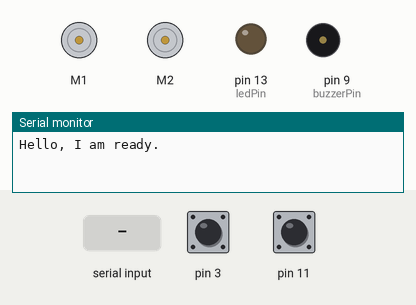
This sketch was run on a simulated Arduino Uno, built with avr-gcc and run on an emulated ATmega328P. Shown: 2 × DC motor (green arrow = forward, orange = backward, longer = faster), output pins drawn as LEDs (lit = HIGH), buzzer (waves = sounding), the last lines printed to the serial monitor. Inputs (shaded band) come from the test bench; at power-on: pin 3 HIGH, pin 11 HIGH.

Above: at 4.3 s.
4.4 s: "move 1\n" received over the second serial link
At 5.1 s:
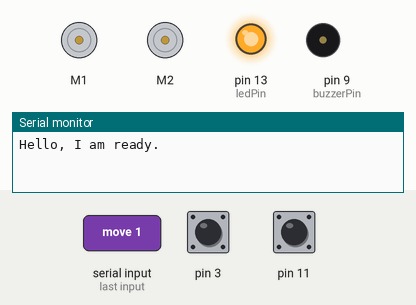
At 6.1 s:
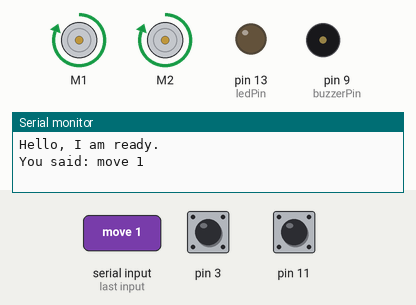
7.4 s: "sw\n" received over the second serial link
At 9.1 s:
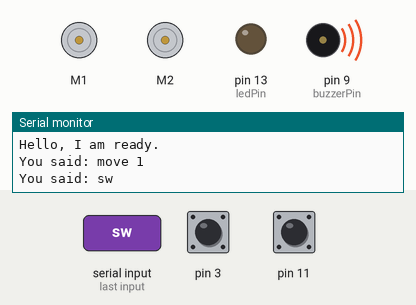
Timing chart, 0 to 22.0 s (numbered marks = the images above; inputs shaded):
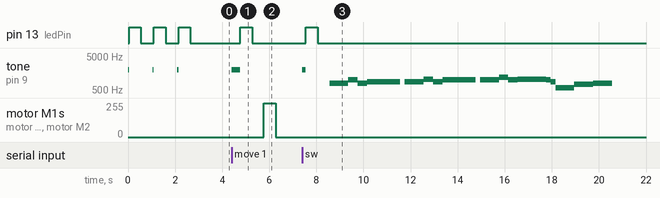

The sketch:

OscarBot.ino
```cpp
// (licence header left out)
#include <RedBot.h>
#include "notes.h"

RedBotSoftwareSerial XBee;

// Create a couple of constants for our pins.
const int buzzerPin = 9;
const int buttonPin = 12;
const int ledPin = 13;

int lBumperState;  // state variable to store the bumper value
int rBumperState;  // state variable to store the bumper value

RedBotMotors motors;
RedBotAccel accelerometer;
RedBotBumper lBumper = RedBotBumper(3);  // initialzes bumper object on pin 3
RedBotBumper rBumper = RedBotBumper(11); // initialzes bumper object on pin 11

String input;

void setup() {
  // initialize serial connection to XBee:
  XBee.begin(9600);
  // initialize serial connection to console:
  Serial.begin(9600);
  pinMode(ledPin, OUTPUT);
  beep();
  blink();
  beep();
  blink();
  beep();
  blink();
  Serial.println("\nHello, I am ready.\n");
}

void loop() {
  checkBumpers();

  // if there's any serial available, read it:
  while (XBee.available()) {

    delay(3);  //delay to allow buffer to fill
    if (XBee.available() > 0) {
      char c = XBee.read();  //gets one byte from serial buffer

      beep();

      if (c == '\n') {
        blink();
        Serial.println("You said: " + input);
        processCommand();
        input = "";
      } else if (c == 'M' && input == "") {
        setMotorSpeed();
      } else {
        input += c;
      }
    }
  }
}

void checkBumpers() {
  lBumperState = lBumper.read();  // default INPUT state is HIGH, it is LOW when bumped
  rBumperState = rBumper.read();  // default INPUT state is HIGH, it is LOW when bumped

  if (lBumperState == LOW) // left side is bumped/
  {
    XBee.println("Left bumper hit");
  }

  if (rBumperState == LOW) // right side is bumped/
  {
    XBee.println("Right bumper hit");
  }
}

void processCommand() {
  if (input == "move 1") {
    motors.drive(255);   // Turn on Left and right motors at full speed forward.
    delay(500);          // Waits for .5 seconds
    motors.stop();       // Stops both motors
  } else if (input == "sw") {
    playSmallWorld();
  } else if (input == "acc") {
    readAcceleromter();
  } else if (input == "stop") {
    motors.stop();
  }
}

void setMotorSpeed() {
    int leftPower = XBee.parseInt();  // read in the next numeric value
    int rightPower = XBee.parseInt();
    leftPower = constrain(leftPower, -255, 255);  // constrain the data to -255 to +255
    rightPower = constrain(rightPower, -255, 255);
    motors.leftMotor(-leftPower);
    motors.rightMotor(rightPower);
    Serial.println("Set left motor to " + leftPower);
    Serial.println("Set right motor to " + rightPower);
}

void beep() {
  tone(buzzerPin, 2000);
  delay(50);
  noTone(buzzerPin);
}

void blink() {
  // Blink sequence
  digitalWrite(ledPin, HIGH); // Turns LED ON -- HIGH puts 5V on pin 13.
  delay(500);             // delay(500) "pauses" the program for 500 milliseconds
  digitalWrite(ledPin, LOW);  // Turns LED OFF -- LOW puts 0V on pin 13.
  delay(500);             // delay(500) "pauses" the program for 500 milliseconds
  // The total delay period is 1000 ms, or 1 second.
}


void playSmallWorld()
{
  // we use a custom function below called playNote([note],[duration])
  // to play a note and delay a certain # of milliseconds.
  //
  // Both notes and durations are #defined in notes.h -- WN = whole note,
  // HN = half note, QN = quarter note, EN = eighth note, SN = sixteenth note.
  //
  playNote(noteG5, HN+QN);
  playNote(noteG5, QN);
  playNote(noteB5, HN);
  playNote(noteG5, HN);
  playNote(noteA5, HN+QN);
  playNote(noteA5, QN);
  playNote(noteA5, HN+QN);
  playNote(Rest, QN);
  playNote(noteA5, HN+QN);
  playNote(noteA5, QN);
  playNote(noteC6, HN);
  playNote(noteA5, HN);
  playNote(noteB5, HN+QN);
  playNote(noteB5, QN);
  playNote(noteB5, HN+QN);
  playNote(Rest, QN);
  playNote(noteB5, HN+QN);
  playNote(noteB5, QN);
  playNote(noteD6, HN);
  playNote(noteB5, HN);
  playNote(noteC6, HN+QN);
  playNote(noteC6, QN);
  playNote(noteC6, HN);
  playNote(noteB5, QN);
  playNote(noteA5, QN);
  playNote(noteD5, WN);
  playNote(noteFs5, WN);
  playNote(noteG5, WN);
}

void playNote(int note, int duration)
// This custom function takes two parameters, note and duration to make playing songs easier.
// Each of the notes have been #defined in the notes.h file. The notes are broken down by
// octave and sharp (s) / flat (b).
{
  tone(buzzerPin, note, duration);
  delay(duration);
}

void readAcceleromter() {
  accelerometer.read(); // updates the x, y, and z axis readings on the acceleromter

  XBee.println("Accelerometer Readings:");
  XBee.println();
  XBee.println("(X, Y, Z) -- [X-Z, Y-Z, X-Y]");
  XBee.println("============================");

  // Display out the X, Y, and Z - axis "acceleration" measurements and also
  // the relative angle between the X-Z, Y-Z, and X-Y vectors. (These give us
  // the orientation of the RedBot in 3D space.

  XBee.print("(");
  XBee.print(accelerometer.x);
  XBee.print(", ");  // tab

  XBee.print(accelerometer.y);
  XBee.print(", ");  // tab

  XBee.print(accelerometer.z);
  XBee.print(") -- ");  // tab

  XBee.print("[");
  XBee.print(accelerometer.angleXZ);
  XBee.print(", ");
  XBee.print(accelerometer.angleYZ);
  XBee.print(", ");
  XBee.print(accelerometer.angleXY);
  XBee.println("]");
}
```

notes.h
```cpp
/***************************************************************
 * Frequencies for an entire piano keyboard. We pulled this info
 * from this website:
 * http://www.phy.mtu.edu/~suits/notefreqs.html
 *
 * Note names are organized by octave and sharp (s) or flat (b).
 *
 * Note: #define is a pre-compiler directive, so on the first pass
 * through your code, the compiler will replace anything that
 * has a #define statement associated with it with the appropriate
 * string or value.
 *
 * Notice that #define does not use an '=' or a ';' mark.
 *
 * It's convenient because it doesn't use up any processor resources
 * and the math is done by the compiling computer rather than on
 * the Arduino.
 *
 ***************************************************************/
#define beatLength 200  // # of milliseconds per beat

// Define the length of each note
#define WN   beatLength*4  // ...a whole note...
#define HN   beatLength*2  // ...a half note...
#define QN   beatLength    // ...a quarter note...
#define EN   beatLength/2  // ...an eighth note...
#define SN   beatLength/4  // ...and a sixteenth note.

// These are pre-written #defines for every note on a piano
#define Rest 0
#define noteC0 16
#define noteCs0 17
#define noteDb0 17
#define noteD0 18
#define noteDs0 19
#define noteEb0 19
#define noteE0 21
#define noteF0 22
#define noteFs0 23
#define noteGb0 23
#define noteG0 25
#define noteGs0 26
#define noteAb0 26
#define noteA0 28
#define noteAs0 29
#define noteBb0 29
#define noteB0 31
#define noteC1 33
#define noteCs1 35
#define noteDb1 35
#define noteD1 37
#define noteDs1 39
#define noteEb1 39
#define noteE1 41
#define noteF1 44
#define noteFs1 46
#define noteGb1 46
#define noteG1 49
#define noteGs1 52
#define noteAb1 52
#define noteA1 55
#define noteAs1 58
#define noteBb1 58
#define noteB1 62
#define noteC2 65
#define noteCs2 69
#define noteDb2 69
#define noteD2 73
#define noteDs2 78
#define noteEb2 78
#define noteE2 82
#define noteF2 87
#define noteFs2 93
#define noteGb2 93
#define noteG2 98
#define noteGs2 104
#define noteAb2 104
#define noteA2 110
#define noteAs2 117
#define noteBb2 117
#define noteB2 123
#define noteC3 131
#define noteCs3 139
#define noteDb3 139
#define noteD3 147
#define noteDs3 156
#define noteEb3 156
#define noteE3 165
#define noteF3 175
#define noteFs3 185
#define noteGb3 185
#define noteG3 196
#define noteGs3 208
#define noteAb3 208
#define noteA3 220
#define noteAs3 233
#define noteBb3 233
#define noteB3 247
#define noteC4 262
#define noteCs4 277
#define noteDb4 277
#define noteD4 294
#define noteDs4 311
#define noteEb4 311
#define noteE4 330
#define noteF4 349
#define noteFs4 370
#define noteGb4 370
#define noteG4 392
#define noteGs4 415
#define noteAb4 415
#define noteA4 440
#define noteAs4 466
#define noteBb4 466
#define noteB4 494
#define noteC5 523
#define noteCs5 554
#define noteDb5 554
#define noteD5 587
#define noteDs5 622
#define noteEb5 622
#define noteE5 659
#define noteF5 698
#define noteFs5 740
#define noteGb5 740
#define noteG5 784
#define noteGs5 831
#define noteAb5 831
#define noteA5 880
#define noteAs5 932
#define noteBb5 932
#define noteB5 988
#define noteC6 1047
#define noteCs6 1109
#define noteDb6 1109
#define noteD6 1175
#define noteDs6 1245
#define noteEb6 1245
#define noteE6 1319
#define noteF6 1397
#define noteFs6 1480
#define noteGb6 1480
#define noteG6 1568
#define noteGs6 1661
#define noteAb6 1661
#define noteA6 1760
#define noteAs6 1865
#define noteBb6 1865
#define noteB6 1976
#define noteC7 2093
#define noteCs7 2217
#define noteDb7 2217
#define noteD7 2349
#define noteDs7 2489
#define noteEb7 2489
#define noteE7 2637
#define noteF7 2794
#define noteFs7 2960
#define noteGb7 2960
#define noteG7 3136
#define noteGs7 3322
#define noteAb7 3322
#define noteA7 3520
#define noteAs7 3729
#define noteBb7 3729
#define noteB7 3951
#define noteC8 4186
#define noteCs8 4435
#define noteDb8 4435
#define noteD8 4699
#define noteDs8 4978
#define noteEb8 4978
```

Measured:
- after the input at 4.4 s, pin 13 (ledPin): LOW → HIGH after 0.37 s, → LOW 0.50 s later; tone on pin 9 (buzzerPin): silent → 2000 Hz at once, → silent 0.37 s later; motor M1, motor M2: stopped → forward 255/255 after 1.4 s, → stopped 0.50 s later
- after the input at 7.4 s, pin 13 (ledPin): LOW → HIGH after 0.16 s, → LOW 0.50 s later; tone on pin 9 (buzzerPin): plays 2000 Hz for 0.16 s, 784 Hz for 0.80 s, 988 Hz for 0.40 s, 784 Hz for 0.40 s, 880 Hz for 1.4 s, 880 Hz for 0.80 s … (18 notes in this stretch), starting at once
